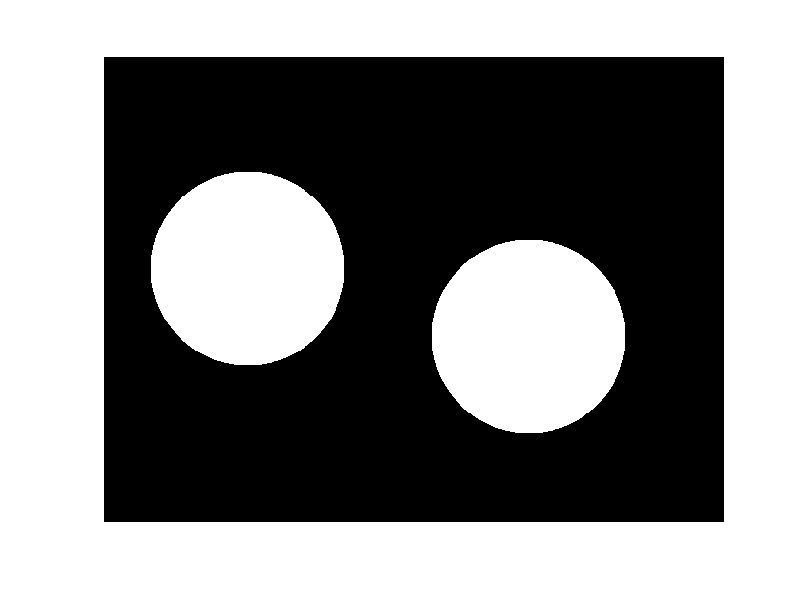

Recreate this plot in MATLAB.
rows = 480;
columns =640;
numbit = 2^8;
Lumper = 0.7;
bg = 40;
c1=[220,150];
R=100;
c2 = [290,440];

data = zeros(rows,columns);

[x,y] = meshgrid(1:R*2,1:R*2);

rc1 = sqrt((x-R).^2+(y-R).^2);
rc2 = sqrt((x-R).^2+(y-R).^2);

pup = (rc1<R);

data(c1(1)-R:c1(1)+R-1,c1(2)-R:c1(2)+R-1)=pup;
data(c2(1)-R:c2(1)+R-1,c2(2)-R:c2(2)+R-1)=pup;


imshow(data,[]);
